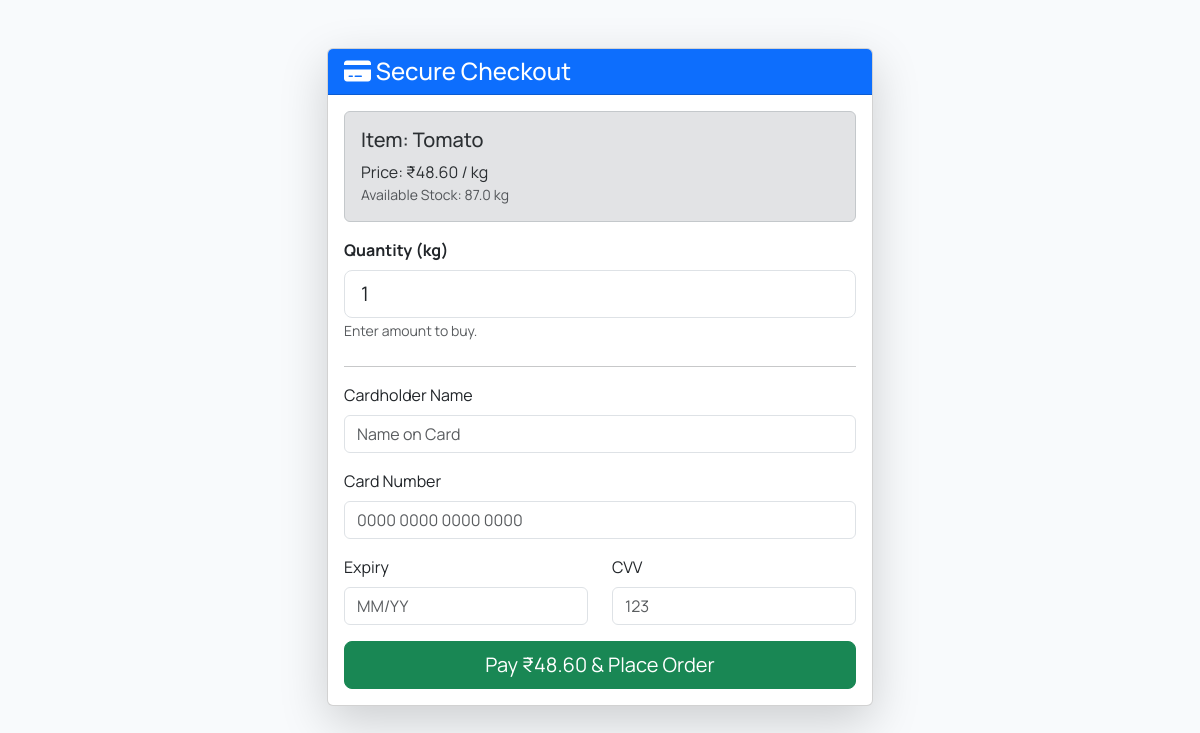
The page /checkout/9/ (signed in) on the database its author committed.
### main_app/models.py (models this page shows, shortened)
class Crop(models.Model):
    CATEGORY_CHOICES = [
        ('vegetable', 'Vegetable'),
        ('fruit', 'Fruit'),
        ('grain', 'Grain'),
    ]
    farmer = models.ForeignKey(FarmerProfile, on_delete=models.CASCADE, related_name='crops')
    name = models.CharField(max_length=100)
    category = models.CharField(max_length=20, choices=CATEGORY_CHOICES, default='vegetable')
    price_per_kg = models.DecimalField(max_digits=10, decimal_places=2)
    quantity_kg = models.FloatField()
    image = models.ImageField(upload_to='crop_photos/')
    description = models.TextField(blank=True)

### main_app/views.py (the view)
# urls.py: path('checkout/<int:crop_id>/', views.checkout, name='checkout'),
@login_required
def checkout(request, crop_id):
    crop = get_object_or_404(Crop, id=crop_id)
    return render(request, 'main_app/checkout.html', {'crop': crop})

### main_app/templates/main_app/checkout.html (shortened to what this page needs)
{% extends 'main_app/base.html' %}
{% block content %}
<div class="container mt-5">
    <div class="row justify-content-center">
        <div class="col-md-6">
            <div class="card shadow-lg">
                <div class="card-header bg-primary text-white">
                    <h4 class="mb-0"><i class="fas fa-credit-card"></i> Secure Checkout</h4>
                </div>
                <div class="card-body">
                    <div class="alert alert-secondary">
                        <h5>Item: {{ crop.name }}</h5>
                        <p class="mb-0">Price: ₹<span id="pricePerKg">{{ crop.price_per_kg }}</span> / kg</p>
                        <p class="mb-0 text-muted small">Available Stock: {{ crop.quantity_kg }} kg</p>
                    </div>
                    <form action="{% url 'confirm_payment' crop.id %}" method="post">
                        <div class="mb-4">
                            <label class="form-label fw-bold">Quantity (kg)</label>
                            <input type="number" name="quantity" id="quantityInput" class="form-control form-control-lg"
                                   value="1" min="1" max="{{ crop.quantity_kg }}" step="0.5" required oninput="updateTotal()">
                            <small class="text-muted">Enter amount to buy.</small>
                        </div>
                        <hr>
                        <div class="mb-3">
                            <label class="form-label">Cardholder Name</label>
                            <input type="text" class="form-control" placeholder="Name on Card" required>
                        </div>
                        <div class="mb-3">
                            <label class="form-label">Card Number</label>
                            <input type="text" class="form-control" placeholder="0000 0000 0000 0000" maxlength="16" required>
                        </div>
                        <div class="row">
                            <div class="col-6 mb-3">
                                <label class="form-label">Expiry</label>
                                <input type="text" class="form-control" placeholder="MM/YY" required>
                            </div>
                            <div class="col-6 mb-3">
                                <label class="form-label">CVV</label>
                                <input type="password" class="form-control" placeholder="123" required>
                            </div>
                        </div>
                        <button type="submit" class="btn btn-success w-100 btn-lg">
                            Pay ₹<span id="totalBtn">{{ crop.price_per_kg }}</span> & Place Order
                        </button>
                    </form>
                </div>
            </div>
        </div>
    </div>
</div>
{% endblock %}

### main_app/templates/main_app/base.html (style rules this page uses)
body { font-family: 'Manrope', sans-serif; background-color: #f8fafc; }

### rows shown on the page
Crop: name "Tomato", price_per_kg "48.60", quantity_kg "87.0"
